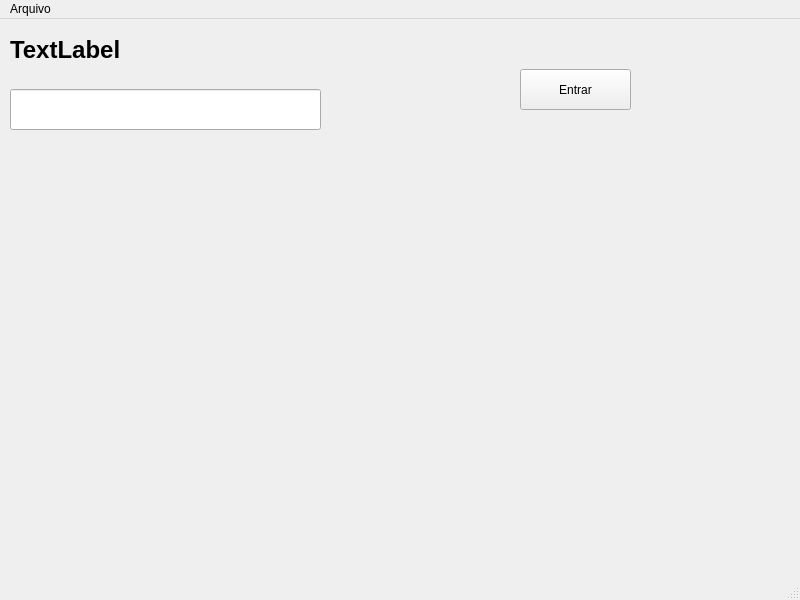
<?xml version="1.0" encoding="UTF-8"?>
<ui version="4.0">
 <class>MainWindow</class>
 <widget class="QMainWindow" name="MainWindow">
  <property name="geometry">
   <rect>
    <x>0</x>
    <y>0</y>
    <width>800</width>
    <height>600</height>
   </rect>
  </property>
  <property name="windowTitle">
   <string>Principal</string>
  </property>
  <widget class="QWidget" name="centralwidget">
   <widget class="QPushButton" name="btPrincipal">
    <property name="geometry">
     <rect>
      <x>520</x>
      <y>50</y>
      <width>111</width>
      <height>41</height>
     </rect>
    </property>
    <property name="text">
     <string>Entrar</string>
    </property>
    <property name="autoDefault">
     <bool>false</bool>
    </property>
    <property name="default">
     <bool>false</bool>
    </property>
   </widget>
   <widget class="QLabel" name="lbPrincipal">
    <property name="geometry">
     <rect>
      <x>10</x>
      <y>-10</y>
      <width>791</width>
      <height>81</height>
     </rect>
    </property>
    <property name="font">
     <font>
      <pointsize>18</pointsize>
      <weight>75</weight>
      <bold>true</bold>
     </font>
    </property>
    <property name="text">
     <string>TextLabel</string>
    </property>
   </widget>
   <widget class="QLineEdit" name="edtPrincipal">
    <property name="geometry">
     <rect>
      <x>10</x>
      <y>70</y>
      <width>311</width>
      <height>41</height>
     </rect>
    </property>
   </widget>
  </widget>
  <widget class="QMenuBar" name="menubar">
   <property name="geometry">
    <rect>
     <x>0</x>
     <y>0</y>
     <width>800</width>
     <height>21</height>
    </rect>
   </property>
   <widget class="QMenu" name="menuArquivo">
    <property name="title">
     <string>Arquivo</string>
    </property>
   </widget>
   <addaction name="menuArquivo"/>
  </widget>
  <widget class="QStatusBar" name="statusBar"/>
 </widget>
 <tabstops>
  <tabstop>btPrincipal</tabstop>
 </tabstops>
 <resources/>
 <connections/>
</ui>
